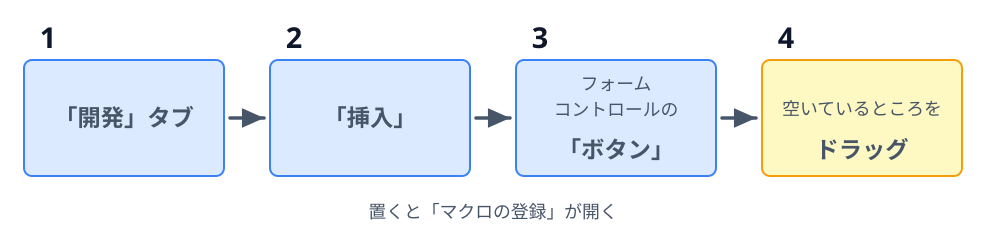

Recreate this plot in Python.
"""5-3: Excel でシートにボタンを置く手順（SOURCE-PATH-GOAL）。"""
import sys
sys.path.insert(0, "/Users/seekseep/.claude/skills/genfig")
from genfig import Canvas

c = Canvas(986, 240)
W, G = 200, 46
# (小さい字の行, 大きい字の行)
steps = [(None, "「開発」タブ"), (None, "「挿入」"),
         ("フォーム\nコントロールの", "「ボタン」"), ("空いているところを", "ドラッグ")]
prev = None
for k, (small, big) in enumerate(steps):
    x = 24 + k * (W + G)
    n = c.sticky(x, 60, W, 116, color="blue" if k < 3 else "yellow", rx=8, weight="thin")
    c.text(x + 24, 48, f"{k + 1}", scale="heading")
    if small:
        lines = small.count("\n") + 1
        c.text(x + W / 2, 162 - 36 - lines * 25 + 14, small, scale="caption")
        c.text(x + W / 2, 158, big, scale="label")
    else:
        c.text(x + W / 2, 126, big, scale="label")
    if prev:
        c.link(prev, n)
    prev = n
c.text(493, 218, "置くと「マクロの登録」が開く", scale="caption")
c.save("02-insert-button.svg")
